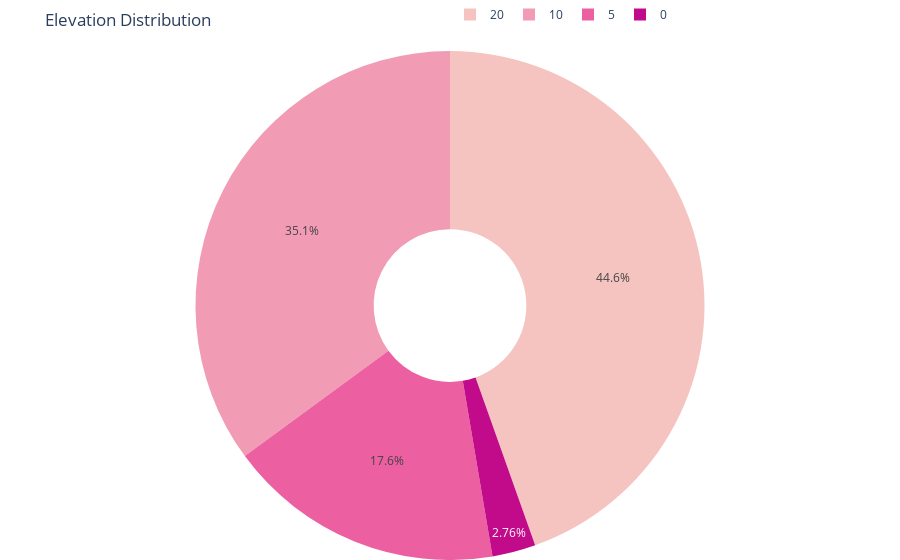

Source (notebook cell):
### Code cell
#Elevation Graph
def elev_stats():
    with open("global_inputs.yml", 'r') as f:
        global_inputs = yaml.safe_load(f)
    city_inputs = global_inputs.get('city_inputs')
    if menu['elevation']:  
        elev_stats_file = Path(output_folder / f"{city}_elevation.csv") 
        if not elev_stats_file.exists():  
            print("Elevation stats file does not exist.")
            return  
        elev = pd.read_csv(elev_stats_file)
        elev['percent'] = pd.to_numeric(elev['percent'], errors='coerce')

        
        elevation = elev.dropna(subset=['legend']).copy()  # Create a copy to avoid the warning

        # Preprocess the data
        elevation['Percent'] = elevation['percent'].apply(lambda x: f"{x:.0%}")  
        elevation['Elevation'] = pd.to_numeric(elevation['legend'].str.split('-').str[0], errors='coerce')  
        elevation = elevation.dropna(subset=['Elevation'])  
        elevation['legend'] = pd.Categorical(elevation['legend'], categories=elevation['legend'].unique()) 
        print(elevation)
        # Define colors
        elevation_colors = {
            "0-2": "#f5c4c0",
            "2-5": "#f19bb4",
            "5-10": "#ec5fa1",
            "10-20": "#c20b8a",
            "20+": "#762175"
        }
        # Create the pie chart
        plt.figure(figsize=(8, 5))
        wedges, texts, autotexts = plt.pie(elevation['percent'], labels=None, colors=elevation_colors.values(), startangle=90, autopct='%1.0f%%')
        plt.title("Elevation Distribution")
        plt.legend(elevation['Elevation'], loc="center left", bbox_to_anchor=(1, 0, 0.5, 1))

        # Add percentage labels
        for autotext in autotexts:
            autotext.set_color('white')
            autotext.set_size(10)
        
        # Save the plot
        render_path = os.path.join(render_folder, "elevation.png")
        plt.savefig(render_path, bbox_inches='tight')
        plt.close()

        # Create a pie chart with percentage labels
        fig = px.pie(elevation, values='percent', names='Elevation', hole=0.3,
                    color_discrete_sequence=list(elevation_colors.values()), 
                    title="Elevation Distribution", 
                    labels={'percent': 'Percentage', 'Elevation': 'Elevation Range'},
                    template='plotly_white')

        # Update layout
        fig.update_layout(legend=dict(orientation="h", x=0.5, y=1.1),
                        margin=dict(l=0, r=0, t=50, b=0))
        fig.show()

        # Print the percentage of land at an elevation of 20+
        max_percent_index = elevation['percent'].idxmax()
        highest_percent_row = elevation.loc[max_percent_index]
        print("Highest percentage entry for Elevation:")
        print(highest_percent_row)



elev_stats()

#why are they different?

### Figure 1 — Plotly figure (JSON) as saved in the notebook; plotly's stock layout.template omitted (floating-point values rounded to 4 significant figures)
{"data": [{"domain": {"x": [0, 1], "y": [0, 1]}, "hole": 0.3, "hovertemplate": "Elevation Range=%{label}<br>Percentage=%{value}<extra></extra>", "labels": [0, 5, 10, 20], "legendgroup": "", "name": "", "showlegend": true, "type": "pie", "values": [0.02135, 0.1362, 0.2716, 0.3451]}], "layout": {"legend": {"orientation": "h", "tracegroupgap": 0, "x": 0.5, "y": 1.1}, "margin": {"b": 0, "l": 0, "r": 0, "t": 50}, "piecolorway": ["#f5c4c0", "#f19bb4", "#ec5fa1", "#c20b8a", "#762175"], "title": {"text": "Elevation Distribution"}}}
